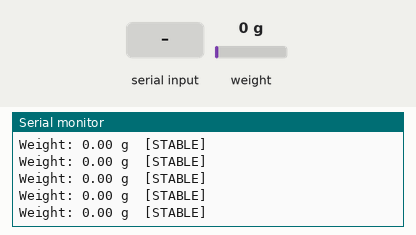
Simulated run of this sketch. Board: ESP8266 (NodeMCU). On the bench: the last lines printed to the serial monitor. The inputs (shaded band) are chosen by the test bench; at power-on: weight on the scale 0 g.

Above: at 4.6 s.
4.7 s: weight on the scale set to 1250 g
At 5.26 s:
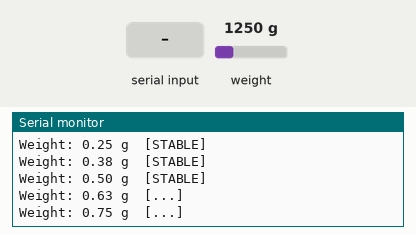
6.7 s: "t90\n" received over Serial
8.2 s: "c90\n" received over Serial
At 8.33 s:
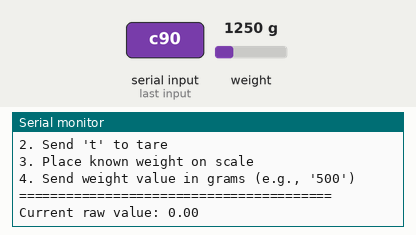
9.7 s: weight on the scale set to 100 g
At 9.75 s:
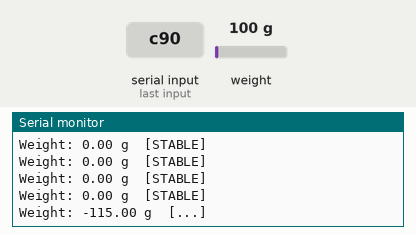
Timing chart, 0 to 12.2 s (numbered marks = the images above; inputs shaded):
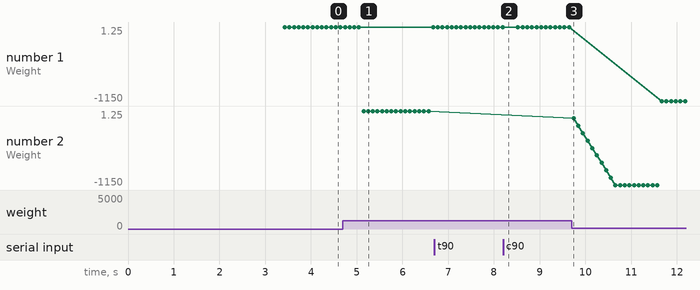

Measured:
- after the input at 4.7 s, the serial monitor: prints a new line at once (image 1)
- after the input at 8.2 s, the serial monitor: prints a new line at once (image 2)
- after the input at 9.7 s, the serial monitor: prints a new line at once (image 3)
- plotted number 1: 0 → 1.25 after the input at 4.7 s, 0 → -1150 after the input at 9.7 s
- plotted number 2: 1.25 → -1150 after the input at 9.7 s

The sketch:

loadcell_100g.ino
```cpp
/*
   -------------------------------------------------------------------------------------
   HX711_ADC - Enhanced Version
   ปรับปรุงความแม่นยำและเสถียรภาพในการอ่านน้ำหนัก
   -------------------------------------------------------------------------------------
*/

#include <HX711_ADC.h>
#if defined(ESP8266)|| defined(ESP32) || defined(AVR)
#include <EEPROM.h>
#endif

// ========== การตั้งค่าพิน ==========
const int HX711_dout = 3;
const int HX711_sck = 2;

// ========== HX711 Constructor ==========
HX711_ADC LoadCell(HX711_dout, HX711_sck);

// ========== ค่าคงที่สำหรับการปรับปรุง ==========
const int calVal_eepromAdress = 0;
const int SAMPLE_SIZE = 10;              // จำนวนตัวอย่างสำหรับ moving average
const float STABILITY_THRESHOLD = 0.5;   // ค่า threshold สำหรับตรวจสอบความเสถียร (กรัม)
const float NOISE_FILTER = 0.1;          // กรองสัญญาณรบกวนที่น้อยกว่าค่านี้ (กรัม)
const unsigned long PRINT_INTERVAL = 100; // อัพเดตทุก 100ms

// ========== ตัวแปรสำหรับ Moving Average Filter ==========
float readings[SAMPLE_SIZE];
int readIndex = 0;
float total = 0;
float average = 0;

// ========== ตัวแปรสำหรับตรวจสอบความเสถียร ==========
float lastStableValue = 0;
unsigned long lastChangeTime = 0;
bool isStable = false;

// ========== ตัวแปรทั่วไป ==========
unsigned long t = 0;
float previousWeight = 0;

void setup() {
  Serial.begin(115200);
  delay(10);
  Serial.println();
  Serial.println("========================================");
  Serial.println("HX711 Enhanced Weight Scale");
  Serial.println("========================================");

  // เริ่มต้น LoadCell
  LoadCell.begin();

  // ตั้งค่า calibration value
  float calibrationValue = 16800.0;

  #if defined(ESP8266)|| defined(ESP32)
  //EEPROM.begin(512);
  #endif
  //EEPROM.get(calVal_eepromAdress, calibrationValue);

  // เวลาในการ stabilize (เพิ่มเป็น 3 วินาที)
  unsigned long stabilizingtime = 3000;
  boolean _tare = true;

  Serial.println("Initializing scale...");
  LoadCell.start(stabilizingtime, _tare);

  if (LoadCell.getTareTimeoutFlag()) {
    Serial.println("ERROR: Timeout!");
    Serial.println("Check wiring: MCU>HX711");
    Serial.println("DOUT -> Pin 3");
    Serial.println("SCK  -> Pin 2");
    while (1);
  }
  else {
    LoadCell.setCalFactor(calibrationValue);
    Serial.println("Startup complete!");
    Serial.println("========================================");
    Serial.println("Commands:");
    Serial.println("  't' - Tare (zero the scale)");
    Serial.println("  'c' - Calibrate");
    Serial.println("========================================\n");
  }

  // เริ่มต้นค่า moving average
  for (int i = 0; i < SAMPLE_SIZE; i++) {
    readings[i] = 0;
  }
}

void loop() {
  static boolean newDataReady = 0;

  // ตรวจสอบข้อมูลใหม่
  if (LoadCell.update()) newDataReady = true;

  // ประมวลผลข้อมูล
  if (newDataReady) {
    if (millis() > t + PRINT_INTERVAL) {

      // อ่านค่าดิบจาก LoadCell
      float rawValue = LoadCell.getData();

      // ใช้ Moving Average Filter
      float filteredValue = movingAverageFilter(rawValue);

      // กรองสัญญาณรบกวนเล็กน้อย
      filteredValue = noiseFilter(filteredValue);

      // ตรวจสอบความเสถียร
      checkStability(filteredValue);

      // แสดงผล
      displayWeight(filteredValue);

      newDataReady = 0;
      t = millis();
    }
  }

  // รับคำสั่งจาก Serial
  handleSerialCommand();

  // ตรวจสอบสถานะ Tare
  if (LoadCell.getTareStatus() == true) {
    Serial.println("✓ Tare complete - Scale zeroed");
    resetFilters();
  }
}

// ========== ฟังก์ชัน Moving Average Filter ==========
float movingAverageFilter(float newReading) {
  // ลบค่าเก่าออกจาก total
  total = total - readings[readIndex];
  // เพิ่มค่าใหม่
  readings[readIndex] = newReading;
  total = total + readings[readIndex];
  // เลื่อน index
  readIndex = (readIndex + 1) % SAMPLE_SIZE;
  // คำนวณค่าเฉลี่ย
  average = total / SAMPLE_SIZE;
  return average;
}

// ========== ฟังก์ชันกรองสัญญาณรบกวน ==========
float noiseFilter(float value) {
  // ถ้าค่าเปลี่ยนแปลงน้อยกว่า threshold ให้ถือว่าไม่เปลี่ยน
  if (abs(value - previousWeight) < NOISE_FILTER) {
    return previousWeight;
  }
  previousWeight = value;
  return value;
}

// ========== ฟังก์ชันตรวจสอบความเสถียร ==========
void checkStability(float value) {
  if (abs(value - lastStableValue) > STABILITY_THRESHOLD) {
    // น้ำหนักเปลี่ยนแปลง
    lastStableValue = value;
    lastChangeTime = millis();
    isStable = false;
  }
  else if (!isStable && (millis() - lastChangeTime > 1000)) {
    // น้ำหนักคงที่เกิน 1 วินาที
    isStable = true;
  }
}

// ========== ฟังก์ชันแสดงผล ==========
void displayWeight(float weight) {
  Serial.print("Weight: ");
  Serial.print(weight, 2);
  Serial.print(" g");

  // แสดงสถานะเสถียรภาพ
  if (isStable) {
    Serial.print("  [STABLE]");
  } else {
    Serial.print("  [...]");
  }

  // แสดงค่าดิบสำหรับ debug (ถ้าต้องการ)
  // Serial.print("  (Raw: ");
  // Serial.print(LoadCell.getData(), 2);
  // Serial.print(")");

  Serial.println();
}

// ========== ฟังก์ชันจัดการคำสั่ง Serial ==========
void handleSerialCommand() {
  if (Serial.available() > 0) {
    char inByte = Serial.read();

    if (inByte == 't' || inByte == 'T') {
      Serial.println("\n→ Taring scale...");
      LoadCell.tareNoDelay();
    }
    else if (inByte == 'c' || inByte == 'C') {
      Serial.println("\n→ Starting calibration mode...");
      calibrate();
    }
  }
}

// ========== ฟังก์ชัน Reset Filters ==========
void resetFilters() {
  for (int i = 0; i < SAMPLE_SIZE; i++) {
    readings[i] = 0;
  }
  total = 0;
  average = 0;
  previousWeight = 0;
  lastStableValue = 0;
  isStable = false;
}

// ========== ฟังก์ชัน Calibration ==========
void calibrate() {
  Serial.println("========================================");
  Serial.println("CALIBRATION MODE");
  Serial.println("========================================");
  Serial.println("1. Remove all weight from scale");
  Serial.println("2. Send 't' to tare");
  Serial.println("3. Place known weight on scale");
  Serial.println("4. Send weight value in grams (e.g., '500')");
  Serial.println("========================================");

  // รอคำสั่งจากผู้ใช้
  boolean calibrationComplete = false;
  String inputString = "";

  while (!calibrationComplete) {
    if (LoadCell.update()) {
      // อ่านค่าอย่างต่อเนื่อง
      float rawValue = LoadCell.getData();
      Serial.print("Current raw value: ");
      Serial.println(rawValue, 2);
    }

    if (Serial.available() > 0) {
      char inChar = Serial.read();

      if (inChar == 't') {
        LoadCell.tareNoDelay();
        Serial.println("✓ Tared");
      }
      else if (inChar == '\n') {
        if (inputString.length() > 0) {
          float knownWeight = inputString.toFloat();
          if (knownWeight > 0) {
            float newCalValue = LoadCell.getNewCalibration(knownWeight);
            Serial.print("New calibration value: ");
            Serial.println(newCalValue);
            Serial.println("Update calibrationValue in code with this value");
            calibrationComplete = true;
          }
          inputString = "";
        }
      }
      else if (isDigit(inChar) || inChar == '.') {
        inputString += inChar;
      }
    }

    delay(100);
  }

  Serial.println("Calibration complete!");
  Serial.println("========================================\n");
}
```
